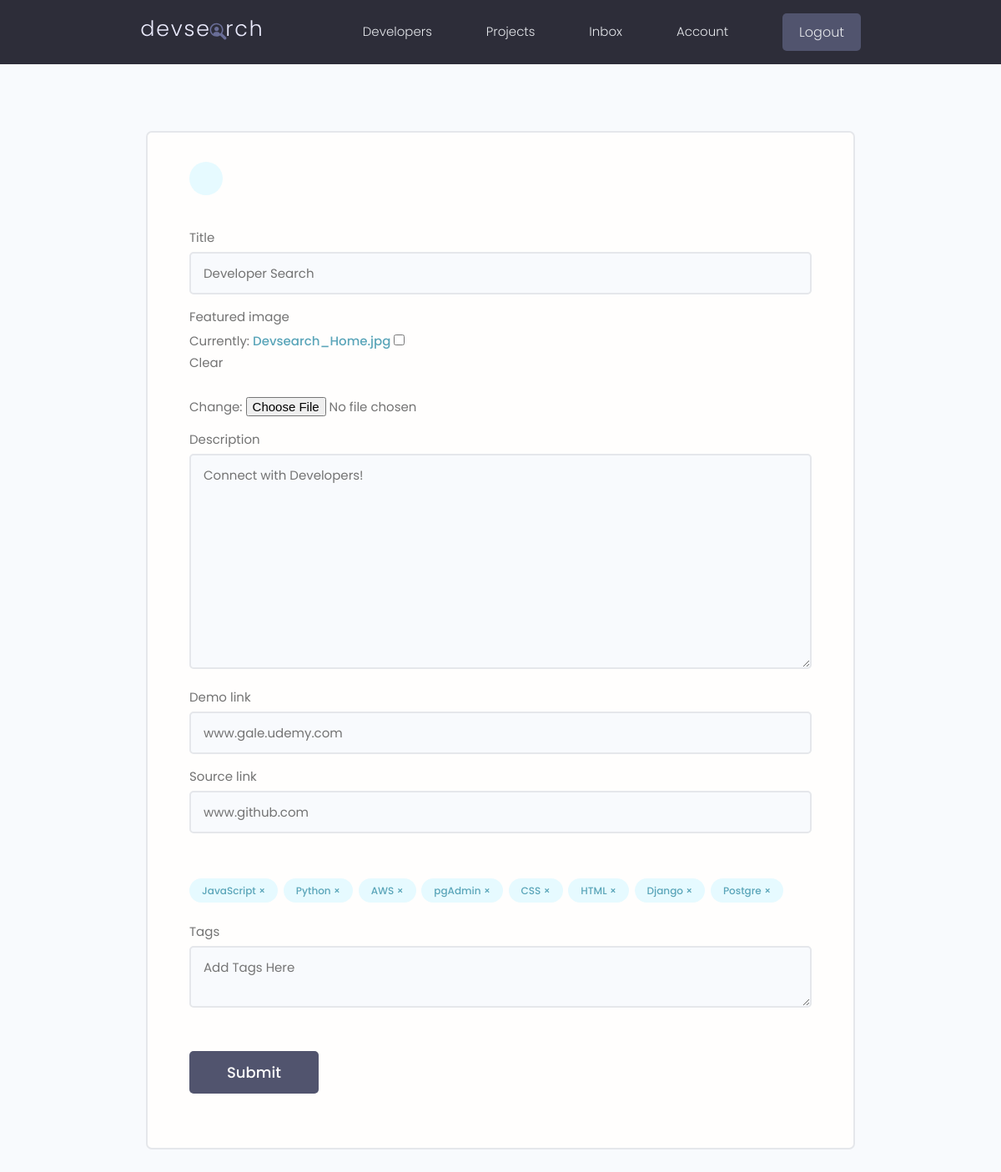
Page /projects/update-project/22844b6e-570b-4035-a5b7-e4bc1c49a307/ (signed in) on the committed database.
### projects/models.py (models this page shows, shortened)
class Project(models.Model):
    owner = models.ForeignKey(Profile, null=True, blank=True,
                              on_delete=models.CASCADE)
    title = models.CharField(max_length=200)
    description = models.TextField(null=True, blank=True)
    featured_image = models.ImageField(null=True, blank=True, default='default.jpg')
    demo_link = models.CharField(max_length=2000, null=True, blank=True)
    source_link = models.CharField(max_length=2000, null=True, blank=True)
    tags = models.ManyToManyField('Tag', blank=True)
    vote_total = models.IntegerField(default=0, null=True, blank=True)
    vote_ratio = models.IntegerField(default=0, null=True, blank=True)
    created = models.DateTimeField(auto_now_add=True)
    id = models.UUIDField(default=uuid.uuid4, unique=True,
                          primary_key=True, editable=False)
    class Meta:
        ordering = ['-vote_ratio','-vote_total', 'title']

class Tag(models.Model):
    name = models.CharField(max_length=200)
    created = models.DateTimeField(auto_now_add=True)
    id = models.UUIDField(default=uuid.uuid4, unique=True,
                          primary_key=True, editable=False)

### projects/views.py (the view, shortened to what this page needs)
# urls.py: path('update-project/<str:pk>/', views.updateProject, name='update-project'),
@login_required(login_url='login')
def updateProject(request, pk):
    profile = request.user.profile
    project = profile.project_set.get(id=pk)
    form = ProjectForm(instance=project)
    context = {'form': form, 'project': project}
    return render(request, 'projects/project_form.html', context)

### projects/forms.py
class ProjectForm(ModelForm):
    class Meta:
        model = Project
        fields = ['title', 'featured_image', 'description',
                  'demo_link', 'source_link']
        widgets = {
            'tags':forms.CheckboxSelectMultiple(),
        }
    def __init__(self, *args, **kwargs):
        super(ProjectForm, self).__init__(*args, **kwargs)
        for name, field in self.fields.items():
            field.widget.attrs.update({'class': 'input'})

### projects/templates/projects/project_form.html (shortened to what this page needs)
{% extends 'main.html' %}
{% block content %}
<main class="formPage my-xl">
    <div class="content-box">
        <div class="formWrapper">
            <a class="backButton" href="{% url 'account' %}"></a>
            <br>
            <form class="form" method="POST" enctype="multipart/form-data">
                {% for field in form %}
                <div class="form__field">
                    <label for="formInput#text">{{field.label}}</label>
                    {{field}}
                </div>
                {% endfor %}
                <br/>
                <div class="form__field">
                    {% for tag in project.tags.all %}
                    <div class="project-tag tag tag--pill tag--main" data-tag="{{tag.id}}"
                        data-project="{{project.id}}">{{tag.name}} &#215;</div>
                    {% endfor %}
                </div>
                <div class="form__field">
                    <label for="formInput#text">Tags</label>
                    <textarea class="input" name="newtags" placeholder="Add Tags Here"></textarea>
                </div>
                <input class="btn btn--sub btn--lg  my-md" type="submit" value="Submit" />
            </form>
        </div>
    </div>
</main>
{% endblock content %}

### static/styles/app.css (style rules this page uses)
:root { --color-sub: #2d2d39; }
.btn--sub { background-color: var(--color-sub-light); }
.content-box { width: 95%; max-width: 85rem; margin: 0 auto; }
.backButton { background: var(--color-main-light); color: var(--color-main); width: 4rem; height: 4rem; display: flex; align-items: center; justify-content: center; border-radius: 50%; }
.formPage .formWrapper { list-style: none; background: var(--color-white); padding: 3.5rem 5rem; border: 2px solid var(--color-light); border-radius: 0.7rem; }

### static/uikit/styles/modules/_variables.css (style rules this page uses)
:root { --color-main: #5aa5b9; --color-main-light: #e6faff; --color-sub: #3f4156; --color-sub-light: #51546e; --color-sub-lighter: #ededfd; --color-text: #737373; --color-gray: #8b8b8b; --color-light: #e5e7eb; --color-light-gray: #767676; --color-bg: #f8fafd; --color-white: #fffefd; --color-white-light: #f3f3f3; --color-success: #359e64; --color-success-bg: #def8e8; --color-error: #fc4b0b; --color-error-bg: #fff2ee; --font-base: 'Poppins', arial, helvetica, 'Segoe UI', roboto, ubuntu, sans-serif; --font-monospace: 'Fira Code', 'Courier New', courier, monospace; --font-regular: 300; --font-medium: 500; --font-bold: 700; --generic-shadow: 1px 1px 5px #00000010; --generic-transition: all 0.3s ease-in-out; }

### static/uikit/styles/modules/_base.css (style rules this page uses)
* { margin: 0; padding: 0; box-sizing: border-box; text-rendering: optimizeLegibility; color: inherit; font-size: inherit; }
html { font-size: 50%; }
@media only screen and (min-width: 480px) { html { font-size: 56.25%; } }
@media only screen and (min-width: 1200px) { html { font-size: 62.5%; } }
body { line-height: 1.6; font-weight: 400; font-size: 1.5rem; color: var(--color-text); background-color: var(--color-bg); min-height: 100vh; }

### static/uikit/styles/modules/_typography.css (style rules this page uses)
* { font-family: var(--font-base); }
a { padding-bottom: 2px; text-decoration: none; display: inline-block; color: var(--color-main); font-weight: var(--font-medium); }

### static/uikit/styles/modules/_utilities.css (style rules this page uses)
.my-md { margin: 3rem auto; }
.my-xl { margin: 8rem auto; }

### static/uikit/styles/modules/_button.css (style rules this page uses)
.btn { display: inline-block; position: relative; cursor: pointer; background-color: var(--color-light); font-weight: var(--font-medium); color: var(--color-sub); text-decoration: none; padding: 1rem 2rem; border-radius: 0.5rem; border: none; width: -webkit-fit-content; width: -moz-fit-content; width: fit-content; height: -webkit-fit-content; height: -moz-fit-content; height: fit-content; font-size: 1.6rem; outline-width: 0; outline-color: transparent; -webkit-backface-visibility: hidden; backface-visibility: hidden; transition: all 0.3s ease-in-out; }
.btn--sub { background-color: var(--color-sub); color: var(--color-white); }
.btn--lg { font-size: 1.8rem; padding: 1.2rem 4.5rem; }

### static/uikit/styles/modules/_form.css (style rules this page uses)
.form { display: block; }
.form__field { margin-top: 1.5rem; margin-bottom: 1.5rem; }
.form__label, .form__field > label { display: block; margin-bottom: 0.5rem; color: var(--color-text); }
input.input[type='text'], input.input[type='email'], input.input[type='password'], input.input[type='number'], textarea.input { min-width: 24rem; width: 100%; padding: 1.2rem 1.5rem; border-radius: 0.5rem; border: 2px solid var(--color-light); transition: all 0.3s ease-in-out; background-color: var(--color-bg); }

### static/uikit/styles/modules/_tag.css (style rules this page uses)
.tag { display: inline-flex; align-items: center; background-color: var(--color-sub); height: -webkit-fit-content; height: -moz-fit-content; height: fit-content; width: -webkit-fit-content; width: -moz-fit-content; width: fit-content; border-radius: 0.5rem; padding: 0.5rem 1.5rem; font-size: 1.2rem; cursor: pointer; }
.tag:not(:last-child) { margin-right: 0.25rem; margin-bottom: 0.75rem; }
.tag--pill { border-radius: 5rem; }
.tag--main, .tag--main > small { background: var(--color-main-light); color: var(--color-main); font-weight: 500; }

### rows in the picture
Project: form "Developer Search" "Connect with Developers!" "www.gale.udemy.com" "www.github.com"
Tag: name "JavaScript"
Tag: name "Python"
Tag: name "AWS"
Tag: name "pgAdmin"
Tag: name "CSS"
Tag: name "HTML"
Tag: name "Django"
Tag: name "Postgre"

### other values in the picture
{{ field.label }} "Title" "Featured image" "Description" "Demo link" "Source link"
